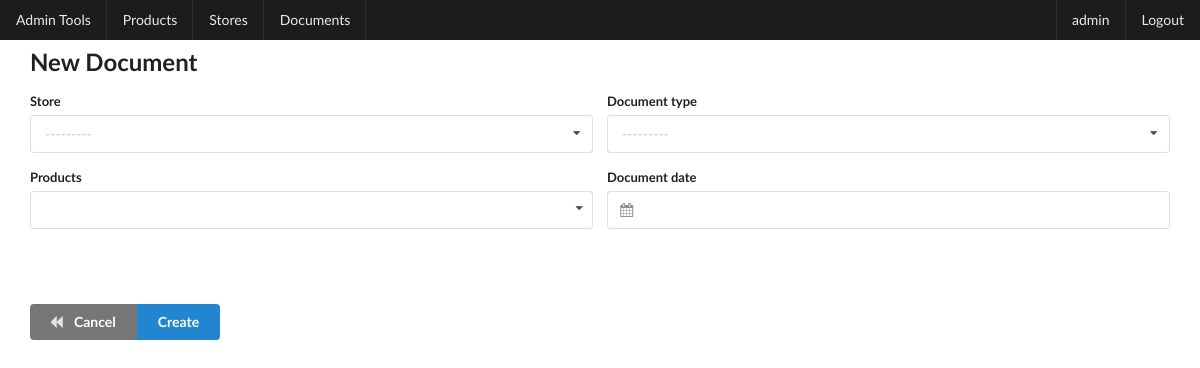
/documents/create/ (signed in), run on the app's committed database.
### shop/models.py (models this page shows, shortened)
class User(AbstractUser):
    patronymic = models.CharField(_('patronymic'), max_length=30, blank=True)
    date_changed = models.DateTimeField(auto_now=True)
    group = models.ForeignKey(AccessGroup, models.SET_NULL, null=True)
    objects = CustomUserManager()
    @property
    def available_types(self):
        if self.group is None:
            return None
        return self.group.doctypes.values_list('id', flat=True)
    class Meta:
        db_table = 'users'

class Store(models.Model):
    name = models.CharField(max_length=128, unique=True)
    date_created = models.DateTimeField(auto_now_add=True)
    date_changed = models.DateTimeField(auto_now=True)
    class Meta:
        db_table = 'stores'
    def __str__(self):
        return self.name

class DocumentType(models.Model):
    name = models.CharField(max_length=128, unique=True)
    date_created = models.DateTimeField(auto_now_add=True)
    date_changed = models.DateTimeField(auto_now=True)
    class Meta:
        db_table = 'doc_types'
    def __str__(self):
        return self.name

### shop/views.py (the view, shortened to what this page needs)
# urls.py: path('documents/create/', views.CreateDocumentView.as_view(), name='create_document'),
class CreateDocumentView(LoginRequiredMixin, DocTypeAccessMixin, CreateView):
    template_name = 'shop/document_crud/form.html'
    form_class = DocumentForm
    def get_form_kwargs(self):
        kwargs = super().get_form_kwargs()
        kwargs.update({'author': self.request.user})
        return kwargs
    def get_context_data(self, **kwargs):
        context = super().get_context_data(**kwargs)
        context['submit_btn'] = 'Create'
        context['title'] = 'New Document'
        context['back_url'] = reverse('shop:documents')
        return context

### shop/forms.py (called while the page is built)
    def __add_initial_for_products_field(self):
        if self.instance.id:
            self.fields["products"].initial = Product.objects.filter(documentproduct__document=self.instance)\
                .annotate(number=F('documentproduct__number')).distinct()
            for p in self.fields["products"].initial:
                self.fields["products"].widget.attrs['data-number-%s' % p.id] = p.number

### shop/models.py (called while the page is built)
    def __str__(self):
        return self.name

### shop/utils.py (called while the page is built)
    def dispatch(self, request, *args, **kwargs):
        available_types = request.user.available_types
        if available_types is None:
            return self.handle_no_permission()
        return super().dispatch(request, *args, **kwargs)

### shop/templates/shop/document_crud/form.html (shortened to what this page needs)
{% extends 'base_form.html' %}
{% load staticfiles %}
{% block head_block %}
    <link href="{% static 'calendar/calendar.min.css' %}" rel="stylesheet">
{% endblock %}
{% block form_block %}
    <div class="ui form">
        <div class="two fields">
            <div class="field">
                    <label>{{ form.store.label }}</label>
                    {{ form.store }}
                </div>
                <div class="field">
                    <label>{{ form.doc_type.label }}</label>
                    {{ form.doc_type }}
                </div>
        </div>
        <div class="two fields">
            <div class="field">
                <label>{{ form.products.label }}</label>
                <br>
            </div>
            <div class="field">
                <label>{{ form.doc_date.label }}</label>
                {{ form.doc_date }}
            </div>
        </div>
    </div>
    <br><br>
{% endblock %}

### templates/base.html (shortened to what this page needs)
<!DOCTYPE html>
{% load staticfiles %}
<html lang="en">
    <head>
        <link href="{% static 'semantic/semantic.min.css' %}" rel="stylesheet">
        {% block head_block %}{% endblock %}
    </head>
    <body>
        <div id="page_header" class="ui fixed inverted menu">
            {% if user.is_staff %}
                <a class="item" href="/admin/">Admin Tools</a>
            {% endif %}
            <a class="item" href="{% url 'shop:products' %}">Products</a>
            <a class="item" href="{% url 'shop:stores' %}">Stores</a>
            <a class="item" href="{% url 'shop:documents' %}">Documents</a>
            <div class="right menu">
            {% if user.is_authenticated %}
                <a class="item">{{ user.username }}</a>
                <a id="logout" class="item">Logout</a>
            {% else %}
                <a class="item" href="{% url 'login' %}">Sign In</a>
            {% endif %}
            </div>
        </div>
        <br>
        <div style="margin: 30px;">{% block body_block %}{% endblock %}</div>
    </body>
</html>

### data on the page
User: username "admin"
Store: store "---------"
DocumentType: doc_type "---------"

### other printed values
{{ title }} "New Document"
